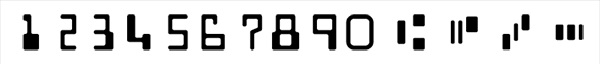
#> input picture micr.jpg, 603 x 64 px, found by its file name
$ jupyter execute --allow-errors prepocessing.ipynb   (shell and % lines are left out)   (older library calls are emulated)
#> lines starting #> are read from the running program, lines starting #| are printed output that depends on the picture; after the words box and inside, x2 and y2 are one past the last pixel; in counts of white or black regions, pixels touching at a corner belong together
[cell 1]
from skimage.segmentation import clear_border
from imutils import contours
import numpy as np
import argparse
import imutils
import cv2
import matplotlib.pyplot as plt
from PIL import Image

[cell 2]
from google.colab import drive
drive.mount('/content/drive')

[cell 3]
%cd "/content/drive/MyDrive"

[cell 4]
data = 'cheque_data/images/train'

[cell 5]
import os
#> (the rest of this cell did not finish here and is left out)

[cell 6]
import random
#> (the rest of this cell did not finish here and is left out)

#> (a cell that did not finish here is left out)

#> (a cell that did not finish here is left out)

#> (a cell that did not finish here is left out)

#> (a cell that did not finish here is left out)

[cell 11]
import matplotlib.pyplot as plt

def plt_imshow(title, image):
    # convert the image frame BGR to RGB color space and display it
    image = cv2.cvtColor(image, cv2.COLOR_BGR2RGB)
    plt.imshow(image)
    plt.title(title)
    plt.grid(False)
    plt.show()

[cell 12]
def extract_digits_and_symbols(image, charCnts, minW=5, minH=15):
    # grab the internal Python iterator for the list of character contours, then initialize the character ROI and location
    charIter = charCnts.__iter__()
    rois = []
    locs = []

    # keep looping over the character contours until we reach the end of the list
    while True:
        try:
            # compute its bounding box of next char, and initialize the ROI
            c = next(charIter)
            (cX, cY, cW, cH) = cv2.boundingRect(c)
            roi = None

            # check to see if the width and height are sufficiently large
            if cW >= minW and cH >= minH:
                # extract the ROI
                roi = image[cY:cY + cH, cX:cX + cW]
                rois.append(roi)
                locs.append((cX, cY, cX + cW, cY + cH))

            # otherwise, we are examining one of the special symbols
            else:
                parts = [c, next(charIter), next(charIter)]
                (sXA, sYA, sXB, sYB) = (np.inf, np.inf, -np.inf, -np.inf)

                # loop over the parts
                for p in parts:
                    # compute the bounding box for the part, then
                    (pX, pY, pW, pH) = cv2.boundingRect(p)
                    sXA = min(sXA, pX)
                    sYA = min(sYA, pY)
                    sXB = max(sXB, pX + pW)
                    sYB = max(sYB, pY + pH)

                # extract the ROI
                roi = image[sYA:sYB, sXA:sXB]
                rois.append(roi)
                locs.append((sXA, sYA, sXB, sYB))

        # we have reached the end of the iterator
        except StopIteration:
            break

    # return a tuple of the ROIs and locations
    return (rois, locs)

[cell 13]
args = {
	"image": "preprocessed_image.jpg",
    "reference": "cheque_data/micr.jpg"
}
#> args = {'image': 'preprocessed_image.jpg', 'reference': 'cheque_data/micr.jpg'}

[cell 14]
# construct the argument parse and parse the arguments


# initialize the list of reference character names, in the same
# order as they appear in the reference image where the digits
# their names and:
# T = Transit (delimit bank branch routing transit #)
# U = On-us (delimit customer account number)
# A = Amount (delimit transaction amount)
# D = Dash (delimit parts of numbers, such as routing or account)
charNames = ["1", "2", "3", "4", "5", "6", "7", "8", "9", "0",
    "T", "U", "A", "D"]

#convert  MICR to grayscale and threshold it,
ref = cv2.imread(args["reference"])
#> ref is the input picture: shape (64, 603, 3); min 0, max 255, mean 219.9
ref = cv2.cvtColor(ref, cv2.COLOR_BGR2GRAY)
#> ref: shape (64, 603)
ref = imutils.resize(ref, width=400)
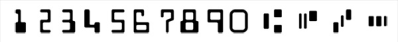
#> ref: shape (42, 400); min 0, max 255, mean 220
ref = cv2.threshold(ref, 0, 255, cv2.THRESH_BINARY_INV | cv2.THRESH_OTSU)[1]
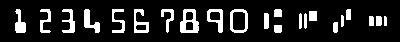
#> ref: shape (42, 400); 14.1% white; 22 white regions

# find contours in the MICR image
refCnts = cv2.findContours(ref.copy(), cv2.RETR_EXTERNAL, cv2.CHAIN_APPROX_SIMPLE)
#> refCnts = 22 contours, 1 with area under 20; largest, box (x1, y1, x2, y2) and area: (230, 9, 248, 33) 367, (180, 9, 199, 33) 338, (207, 9, 223, 33) 223, (134, 9, 149, 33) 182, (84, 9, 100, 33) 144
refCnts = imutils.grab_contours(refCnts)
refCnts = contours.sort_contours(refCnts, method="left-to-right")[0]

[cell 15]
# extract the digits and symbols from the list of contours
refROIs = extract_digits_and_symbols(ref, refCnts, minW=10, minH=20)[0]
#> the loop in extract_digits_and_symbols, `while True:` made 15 passes
#> (cX, cY, cW, cH) on passes 1 to 12: (15, 9, 11, 24), (40, 9, 11, 24), (62, 9, 13, 24), (84, 9, 16, 24), (112, 9, 13, 24), (134, 9, 15, 24), (161, 9, 13, 24), (180, 9, 19, 24), (207, 9, 16, 24), (230, 9, 18, 24), (264, 13, 5, 16), (299, 13, 3, 16)
#> after the loop in extract_digits_and_symbols, `while True:`: locs = [(15, 9, 26, 33), (40, 9, 51, 33), (62, 9, 75, 33), (84, 9, 100, 33), (112, 9, 125, 33), (134, 9, 149, 33), (161, 9, 174, 33), (180, 9, 199, 33), (207, 9, 223, 33), (230, 9, 248, 33), (264, 9, 282, 33), (299, 11, 317, 29), (333, 9, 351, 33), (369, 16, 387, 26)]; rois = 14 items
#> refROIs = 14 items
chars = {}

# loop over the reference ROIs
for (name, roi) in zip(charNames, refROIs):
    roi = cv2.resize(roi, (36, 36))
    chars[name] = roi
#> this loop made 14 passes
#> name on passes 1 to 12: '1', '2', '3', '4', '5', '6', '7', '8', '9', '0', 'T', 'U'
#> pass 1, `roi = cv2.resize(roi, (36, 36))`:
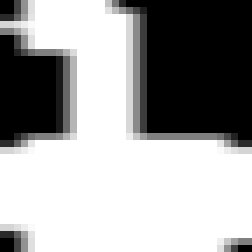
#> roi: shape (36, 36) (shown 7 times larger); min 0, max 255, mean 159.4
#> pass 2, `roi = cv2.resize(roi, (36, 36))`:
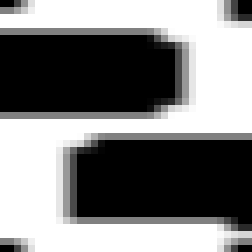
#> roi: shape (36, 36) (shown 7 times larger); min 0, max 255, mean 128.4
#> pass 3, `roi = cv2.resize(roi, (36, 36))`:
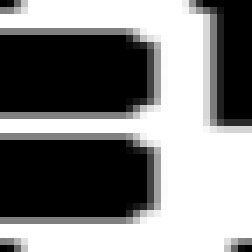
#> roi: shape (36, 36) (shown 7 times larger); min 0, max 255, mean 130.9
#> after the loop, chars = 14 items

# initialize a list to store the output of the check OCR
rectKernel = cv2.getStructuringElement(cv2.MORPH_RECT, (17, 7))
output = []

[cell 16]
# load the input image
image = cv2.imread(args["image"])
#> (the rest of this cell did not finish here and is left out)

#> (a cell that did not finish here is left out)

#> (a cell that did not finish here is left out)

[cell 19]
# display the output check OCR information to the screen
print("Cheque MICR OCR: {}".format(" ".join(output)))
#> (the rest of this cell did not finish here and is left out)
